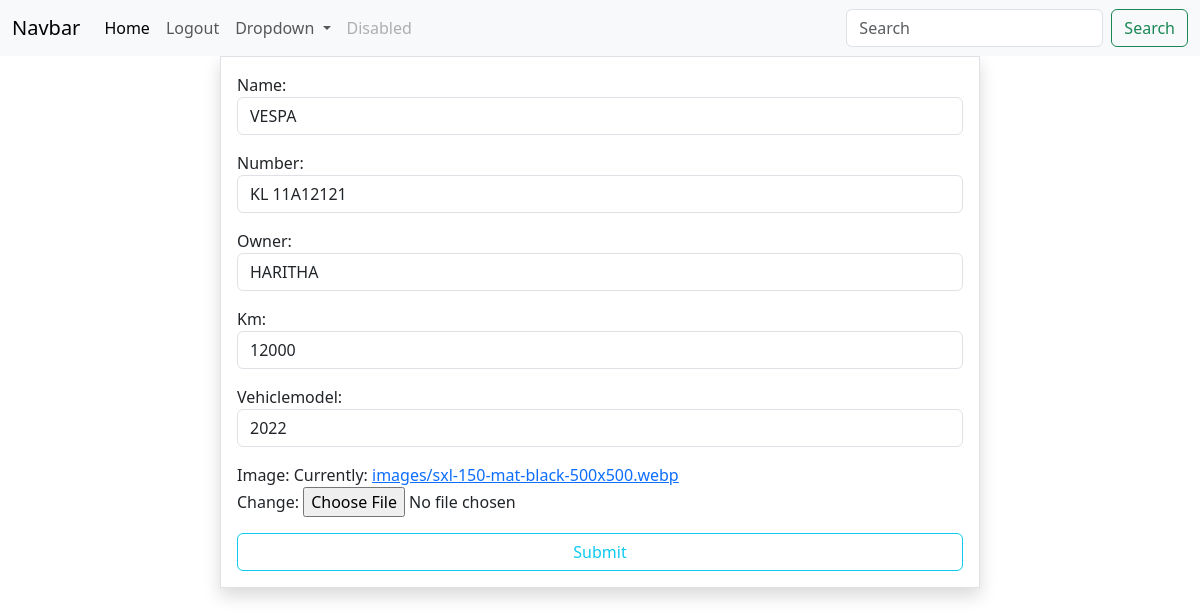
The app's page /vehicles/21/change with its own data.
### olx/models.py (models this page shows, shortened)
class Vehicles(models.Model):
    name=models.CharField(max_length=200)
    number=models.CharField(max_length=30)
    owner=models.CharField(max_length=20)
    km=models.CharField(max_length=20)
    vehiclemodel=models.CharField(max_length=4)
    image=models.ImageField(upload_to="images",null=True)

### olx/views.py (the view, shortened to what this page needs)
# urls.py: path("vehicles/<int:pk>/change",VehicleUpdateView.as_view(),name="vehi-change"),
class VehicleUpdateView(View):
    def get(self,request,*args,**kwargs):
        id=kwargs.get("pk")
        obj=Vehicles.objects.get(id=id)
        form=VehicleCreateForm(instance=obj)
        return render(request,"vehicle_edit.html",{"form":form})

### olx/forms.py
class VehicleCreateForm(forms.ModelForm):
    class Meta:
        model=Vehicles
        fields="__all__"
        widgets={
            "name":forms.TextInput(attrs={"class":"form-control"}),
            "number":forms.TextInput(attrs={"class":"form-control"}),
            "owner":forms.TextInput(attrs={"class":"form-control"}),
            "km":forms.TextInput(attrs={"class":"form-control"}),
            "vehiclemodel":forms.TextInput(attrs={"class":"form-control"})
        }

### olx/templates/vehicle_edit.html (shortened to what this page needs)
{%extends 'base.html'%}
{%block body_block%}
<div class="container">
    <div class="row">
        <div class="col-2"></div>
        <div class="col-8 p-3 border shadow">
            <form action="" method="post" enctype="multipart/form-data">
                {{form.as_p}}
                <input type="submit" class="btn btn-outline-info form-control">
                </form>
        </div>
        <div class="col-2"></div>
    </div>
</div>
{%endblock%}

### records on screen
Vehicles: name "VESPA", number "KL 11A12121", owner "HARITHA", km "12000", vehiclemodel "2022"
